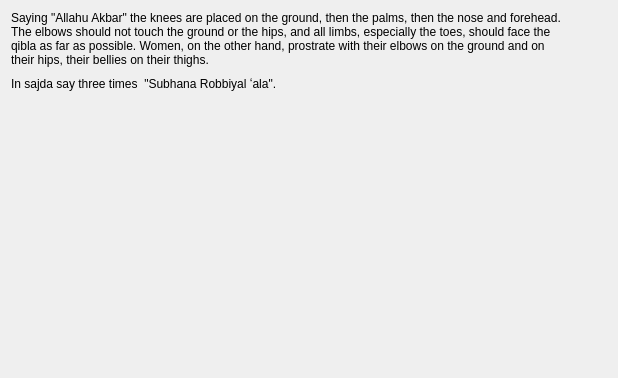
                  <widget class="QWidget" name="sajda_1_1_sunnah_fajr_page">
                   <layout class="QVBoxLayout" name="verticalLayout_28">
                    <item>
                     <layout class="QHBoxLayout" name="horizontalLayout_16">
                      <item>
                       <widget class="QLabel" name="takbir_sajda_1_1_sunnah_fajr_label">
                        <property name="text">
                         <string>Saying &quot;Allahu Akbar&quot; the knees are placed on the ground, then the palms, then the nose and forehead. The elbows should not touch the ground or the hips, and all limbs, especially the toes, should face the qibla as far as possible. Women, on the other hand, prostrate with their elbows on the ground and on their hips, their bellies on their thighs.</string>
                        </property>
                        <property name="wordWrap">
                         <bool>true</bool>
                        </property>
                       </widget>
                      </item>
                      <item>
                       <widget class="QPushButton" name="takbir_sajda_1_1_sunnah_fajr_pushButton">
                        <property name="sizePolicy">
                         <sizepolicy hsizetype="Fixed" vsizetype="Fixed">
                          <horstretch>0</horstretch>
                          <verstretch>0</verstretch>
                         </sizepolicy>
                        </property>
                        <property name="text">
                         <string/>
                        </property>
                        <property name="icon">
                         <iconset resource="resources.qrc">
                          <normaloff>:/icons/audio.svg</normaloff>:/icons/audio.svg</iconset>
                        </property>
                        <property name="iconSize">
                         <size>
                          <width>48</width>
                          <height>48</height>
                         </size>
                        </property>
                        <property name="flat">
                         <bool>true</bool>
                        </property>
                       </widget>
                      </item>
                     </layout>
                    </item>
                    <item>
                     <layout class="QHBoxLayout" name="horizontalLayout_17">
                      <item>
                       <widget class="QLabel" name="ala_1_1_sunnah_fajr_label">
                        <property name="text">
                         <string>In sajda say three times  &quot;Subhana Robbiyal ʻala&quot;.</string>
                        </property>
                        <property name="wordWrap">
                         <bool>true</bool>
                        </property>
                       </widget>
                      </item>
                      <item>
                       <widget class="QPushButton" name="ala_1_1_sunnah_fajr_pushButton">
                        <property name="sizePolicy">
                         <sizepolicy hsizetype="Fixed" vsizetype="Fixed">
                          <horstretch>0</horstretch>
                          <verstretch>0</verstretch>
                         </sizepolicy>
                        </property>
                        <property name="text">
                         <string/>
                        </property>
                        <property name="icon">
                         <iconset resource="resources.qrc">
                          <normaloff>:/icons/audio.svg</normaloff>:/icons/audio.svg</iconset>
                        </property>
                        <property name="iconSize">
                         <size>
                          <width>48</width>
                          <height>48</height>
                         </size>
                        </property>
                        <property name="flat">
                         <bool>true</bool>
                        </property>
                       </widget>
                      </item>
                     </layout>
                    </item>
                    <item>
                     <spacer name="verticalSpacer_5">
                      <property name="orientation">
                       <enum>Qt::Vertical</enum>
                      </property>
                      <property name="sizeHint" stdset="0">
                       <size>
                        <width>20</width>
                        <height>272</height>
                       </size>
                      </property>
                     </spacer>
                    </item>
                   </layout>
                  </widget>
